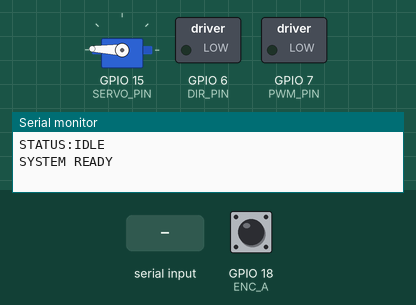
The sketch below on a simulated ESP32-S3. Parts: servo, switched loads named in the sketch (green lamp = pin HIGH), the last lines printed to the serial monitor. The test bench sets the inputs (shaded band); at power-on: GPIO 18 (ENC_A) HIGH.

Above: at 1.2 s.
1.3 s: "D\n" received over Serial
At 2.4 s:
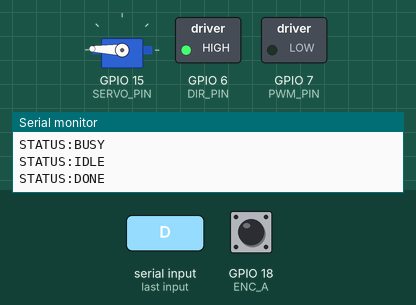
2.8 s: "L90\n" received over Serial
At 3.5 s:
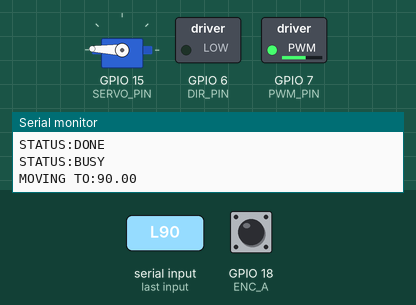
4.3 s: "E\n" received over Serial
At 4.7 s:
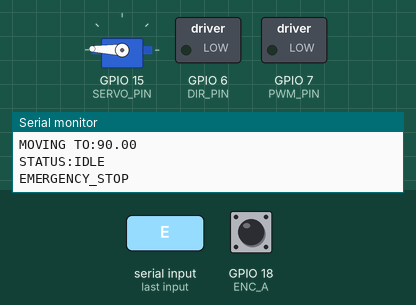
5.8 s: "U\n" received over Serial
At 7.0 s:
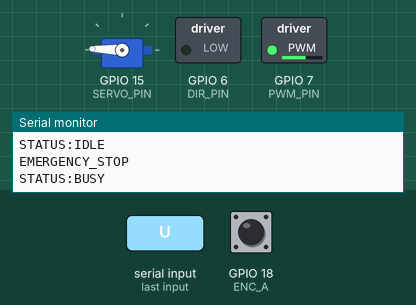
7.3 s: "S\n" received over Serial
At 8.2 s:
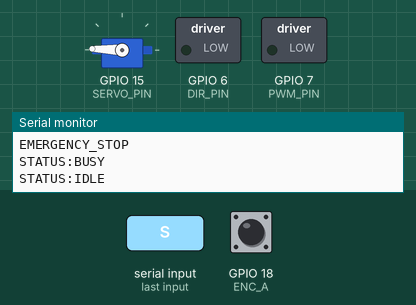
Timing chart, 0 to 9.8 s (numbered marks = the images above; inputs shaded):
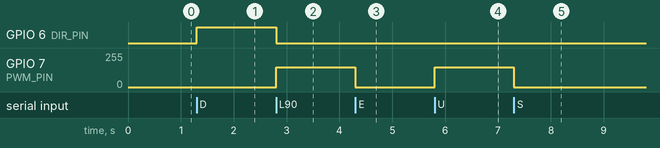

The sketch:

servo_lift-inverted.ino
```cpp
#include <Arduino.h>
#include <ESP32Servo.h>

// ---------------- PIN CONFIG ----------------
#define PWM_PIN 7
#define DIR_PIN 6

#define ENC_A 18
#define ENC_B 17

#define SERVO_PIN 15

// ---------------- SYSTEM PARAMETERS ----------------
float counts_per_mm = 1.38;
long max_counts = 414;

int pwmSpeed = 150;
int slowSpeed = 100;

// ---------------- SERVO PARAMETERS ----------------
Servo servo1;

int openPos  = 178;
int closePos = 130;
int releaseOffset = 2;

// ---------------- VARIABLES ----------------
volatile long encoderCount = 0;

long targetPosition = 0;
bool moving = false;

// ---------------- ENCODER ISR ----------------
void IRAM_ATTR handleEncoder() {
  int b = digitalRead(ENC_B);

  // ✅ MATCHED WITH CALIBRATION CODE
  if (b == HIGH)
    encoderCount--;
  else
    encoderCount++;
}

// ---------------- MOTOR CONTROL ----------------
void motorStop() {
  ledcWrite(PWM_PIN, 0);
  moving = false;
  Serial.println("STATUS:IDLE");
}

void motorUp(int speed) {
  digitalWrite(DIR_PIN, LOW);   // ✅ FIXED
  ledcWrite(PWM_PIN, speed);
  moving = true;
}

void motorDown(int speed) {
  digitalWrite(DIR_PIN, HIGH);  // ✅ FIXED
  ledcWrite(PWM_PIN, speed);
  moving = true;
}

// ---------------- MOVE ----------------
void moveToHeight(float height_mm) {

  // Clamp
  if (height_mm < 0) height_mm = 0;
  if (height_mm > (max_counts / counts_per_mm))
    height_mm = max_counts / counts_per_mm;

  targetPosition = height_mm * counts_per_mm;

  moving = true;

  Serial.println("STATUS:BUSY");
  Serial.print("MOVING TO:");
  Serial.println(height_mm);
}

// ---------------- GRIPPER ----------------
void openGripper() {
  servo1.attach(SERVO_PIN, 500, 2500);
  servo1.write(openPos);
  Serial.println("GRIPPER:OPEN");
}

void closeGripper() {
  servo1.attach(SERVO_PIN, 500, 2500);

  servo1.write(closePos);
  delay(300);

  servo1.write(closePos + releaseOffset);
  Serial.println("GRIPPER:CLOSED");
}

// ---------------- SETUP ----------------
void setup() {

  Serial.begin(115200);

  pinMode(DIR_PIN, OUTPUT);
  pinMode(ENC_A, INPUT);
  pinMode(ENC_B, INPUT);

  attachInterrupt(digitalPinToInterrupt(ENC_A), handleEncoder, RISING);

  ledcAttach(PWM_PIN, 5000, 8);
  ledcWrite(PWM_PIN, 0);

  servo1.setPeriodHertz(50);
  servo1.attach(SERVO_PIN, 500, 2500);
  servo1.write(openPos);

  encoderCount = 0;

  Serial.println("STATUS:IDLE");
  Serial.println("SYSTEM READY");
}

// ---------------- LOOP ----------------
void loop() {

  // -------- SERIAL COMMANDS --------
  if (Serial.available()) {

    String cmd = Serial.readStringUntil('\n');
    cmd.trim();

    if (cmd.startsWith("L")) {
      float height = cmd.substring(1).toFloat();
      moveToHeight(height);
    }

    else if (cmd == "S") {
      motorStop();
    }

    else if (cmd == "E") {
      motorStop();
      Serial.println("EMERGENCY_STOP");
    }

    else if (cmd == "P") {
      Serial.print("POS:");
      Serial.println(encoderCount);
    }

    else if (cmd == "B") {
      Serial.println(moving ? "STATUS:BUSY" : "STATUS:IDLE");
    }

    else if (cmd == "U") {
      moving = false;
      motorUp(pwmSpeed);
      Serial.println("STATUS:BUSY");
    }

    else if (cmd == "D") {
      moving = false;
      motorDown(pwmSpeed);
      Serial.println("STATUS:BUSY");
    }

    // -------- GRIPPER --------
    else if (cmd == "o") {
      openGripper();
    }

    else if (cmd == "c") {
      closeGripper();
    }
  }

  // -------- POSITION CONTROL --------
  if (moving) {

    long error = targetPosition - encoderCount;

    if (abs(error) < 5) {
      motorStop();
      Serial.println("STATUS:DONE");
    }
    else if (error > 0) {
      (abs(error) < 50) ? motorUp(slowSpeed) : motorUp(pwmSpeed);
    }
    else {
      (abs(error) < 50) ? motorDown(slowSpeed) : motorDown(pwmSpeed);
    }
  }
}
```

Measured:
- after the input at 1.3 s, GPIO 6 (DIR_PIN): LOW → HIGH at once
- after the input at 2.8 s, GPIO 6 (DIR_PIN): HIGH → LOW at once; GPIO 7 (PWM_PIN): 0/255 → 149/255 at once
- after the input at 4.3 s, GPIO 7 (PWM_PIN): 149/255 → 0/255 at once
- after the input at 5.8 s, GPIO 7 (PWM_PIN): 0/255 → 149/255 at once
- after the input at 7.3 s, GPIO 7 (PWM_PIN): 149/255 → 0/255 at once
